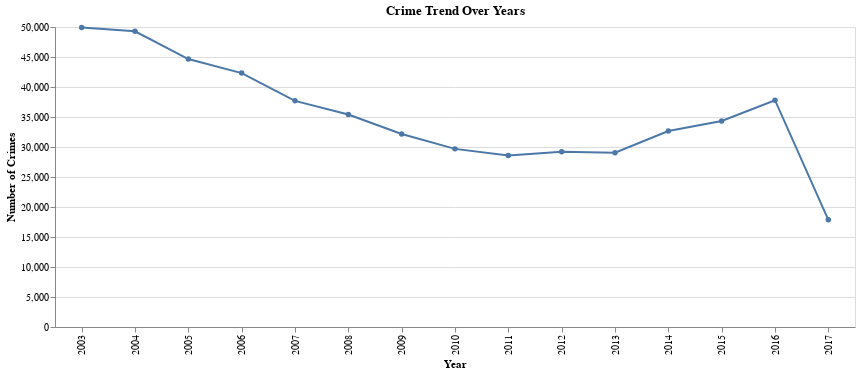

This figure's notebook cell:
### Code cell
alt.Chart(df).mark_line(point=True).encode(
    x=alt.X('YEAR:O', title='Year'),
    y=alt.Y('count()', title='Number of Crimes')
    ).properties(
    title='Crime Trend Over Years',
    width=800
)

### Figure 1 — Vega specification as saved in the notebook (floating-point values rounded to 4 significant figures)
{"$schema": "https://vega.github.io/schema/vega/v5.json", "data": [{"name": "source_0", "values": [{"YEAR": 2003, "__count": 49928}, {"YEAR": 2004, "__count": 49279}, {"YEAR": 2005, "__count": 44664}, {"YEAR": 2006, "__count": 42322}, {"YEAR": 2007, "__count": 37692}, {"YEAR": 2008, "__count": 35414}, {"YEAR": 2009, "__count": 32172}, {"YEAR": 2010, "__count": 29688}, {"YEAR": 2011, "__count": 28573}, {"YEAR": 2012, "__count": 29222}, {"YEAR": 2013, "__count": 29056}, {"YEAR": 2014, "__count": 32659}, {"YEAR": 2015, "__count": 34328}, {"YEAR": 2016, "__count": 37798}, {"YEAR": 2017, "__count": 17857}]}, {"name": "source_0_x_domain_YEAR", "values": [{"YEAR": 2003}, {"YEAR": 2004}, {"YEAR": 2005}, {"YEAR": 2006}, {"YEAR": 2007}, {"YEAR": 2008}, {"YEAR": 2009}, {"YEAR": 2010}, {"YEAR": 2011}, {"YEAR": 2012}, {"YEAR": 2013}, {"YEAR": 2014}, {"YEAR": 2015}, {"YEAR": 2016}, {"YEAR": 2017}]}, {"name": "source_0_y_domain___count", "values": [{"min": 17857, "max": 49928}]}], "marks": [{"type": "line", "name": "layer_0_marks", "from": {"data": "source_0"}, "sort": {"field": "x"}, "encode": {"update": {"y": {"field": "__count", "scale": "y"}, "stroke": {"value": "#4c78a8"}, "x": {"field": "YEAR", "scale": "x"}}}, "style": ["line"]}, {"type": "symbol", "name": "layer_1_marks", "from": {"data": "source_0"}, "encode": {"update": {"y": {"field": "__count", "scale": "y"}, "fill": {"value": "#4c78a8"}, "opacity": {"value": 1}, "x": {"field": "YEAR", "scale": "x"}}}, "style": ["point"]}], "scales": [{"name": "x", "type": "point", "domain": {"data": "source_0_x_domain_YEAR", "field": "YEAR", "sort": true}, "range": [0, {"signal": "width"}], "padding": 0.5}, {"name": "y", "type": "linear", "domain": [{"signal": "(data(\"source_0_y_domain___count\")[0] || {}).min"}, {"signal": "(data(\"source_0_y_domain___count\")[0] || {}).max"}], "range": [{"signal": "height"}, 0], "nice": true, "zero": true}], "axes": [{"scale": "y", "orient": "left", "domain": false, "zindex": 0, "grid": true, "aria": false, "maxExtent": 0, "labels": false, "gridScale": "x", "tickCount": {"signal": "ceil(height/40)"}, "minExtent": 0, "ticks": false}, {"scale": "x", "title": "Year", "labelAlign": "right", "labelBaseline": "middle", "zindex": 0, "orient": "bottom", "grid": false, "labelAngle": 270}, {"scale": "y", "title": "Number of Crimes", "orient": "left", "tickCount": {"signal": "ceil(height/40)"}, "zindex": 0, "grid": false, "labelOverlap": true}], "title": {"text": "Crime Trend Over Years", "frame": "group"}, "width": 800, "background": "white", "height": 300, "style": "cell", "padding": 5}
